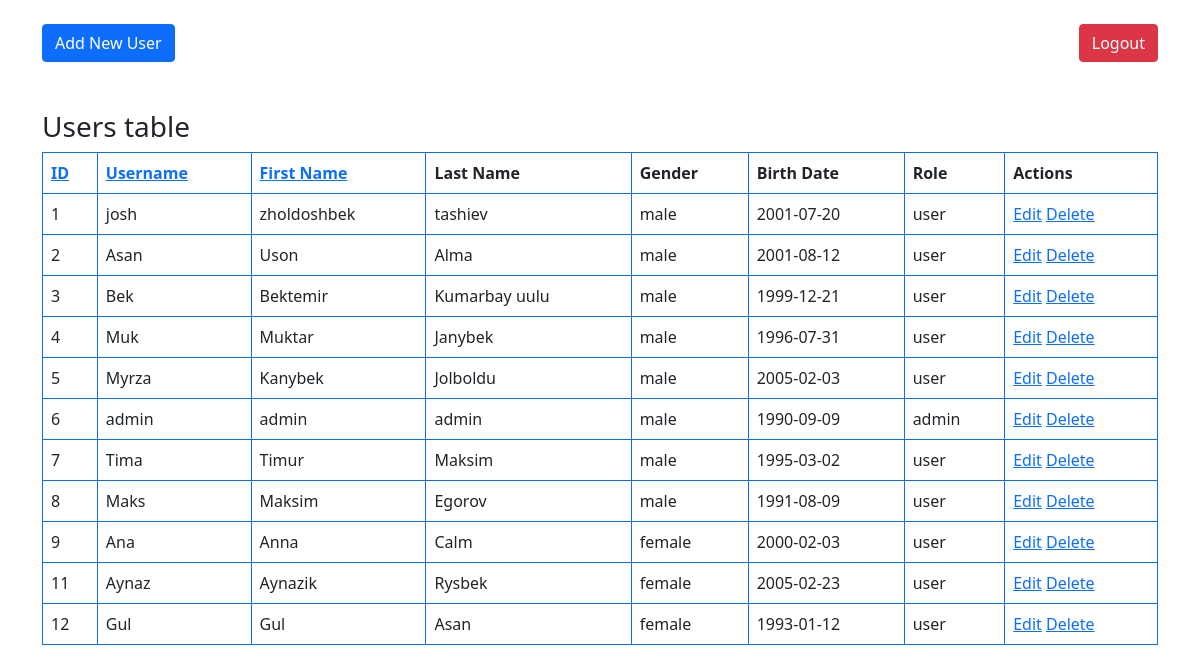
Screenshot of /index.php (signed in) with the database file from the repository.
### tables this page shows
CREATE TABLE `users` (
  `id` int NOT NULL AUTO_INCREMENT,
  `username` varchar(50) NOT NULL,
  `password` varchar(255) NOT NULL,
  `first_name` varchar(50) NOT NULL,
  `last_name` varchar(50) NOT NULL,
  `gender` enum('male','female') NOT NULL,
  `birth_date` date NOT NULL,
  `role` enum('admin','user') DEFAULT 'user',
  PRIMARY KEY (`id`),
  UNIQUE KEY `username` (`username`)
);

### index.php (the view, shortened to what this page needs)
<?php
include('config.php');
$sort = isset($_GET['sort']) ? $_GET['sort'] : 'id';
$order = isset($_GET['order']) ? $_GET['order'] : 'ASC';
$sql = "SELECT * FROM users ORDER BY $sort $order";
$result = $conn->query($sql);
?>
<!doctype html>
<html lang="en">
<head>
    <link href="https://cdn.jsdelivr.net/npm/bootstrap@5.0.2/dist/css/bootstrap.min.css" rel="stylesheet">
</head>
<body>
<div class="container d-flex justify-content-between mt-4">
    <div>
        <a class="btn btn-primary" href="add_user.php">Add New User</a>
    </div>
    <div>
        <a class="btn btn-danger" href="logout.php">Logout</a>
    </div>
</div>
<div class="container mt-5">
    <h3>Users table</h3>
    <table  class="table table-bordered border-primary" border="1">
        <tr>
            <th><a href="?sort=id&order=<?php echo $order == 'ASC' ? 'DESC' : 'ASC'; ?>">ID</a></th>
            <th><a href="?sort=username&order=<?php echo $order == 'ASC' ? 'DESC' : 'ASC'; ?>">Username</a></th>
            <th>
                <a href="?sort=first_name&order=<?php echo $order == 'ASC' ? 'DESC' : 'ASC'; ?>">First Name</a>
            </th>
            <th>Last Name</th>
            <th>Gender</th>
            <th>Birth Date</th>
            <th>Role</th>
            <th>Actions</th>
        </tr>
        <?php while ($row = $result->fetch_assoc()): ?>
            <tr>
                <td><?php echo $row['id']; ?></td>
                <td><?php echo $row['username']; ?></td>
                <td><?php echo $row['first_name']; ?></td>
                <td><?php echo $row['last_name']; ?></td>
                <td><?php echo $row['gender']; ?></td>
                <td><?php echo $row['birth_date']; ?></td>
                <td><?php echo $row['role']; ?></td>
                <td>
                    <a href="edit_user.php?id=<?php echo $row['id']; ?>">Edit</a>
                    <a href="delete_user.php?id=<?php echo $row['id']; ?>" onclick="return confirm('Are you sure?')">Delete</a>
                </td>
            </tr>
        <?php endwhile; ?>
    </table>
</div>
</body>
</html>

### rows the page displays
users: id "1", username "josh", first_name "zholdoshbek", last_name "tashiev", gender "male", birth_date "2001-07-20", role "user"
users: id "2", username "Asan", first_name "Uson", last_name "Alma", gender "male", birth_date "2001-08-12", role "user"
users: id "3", username "Bek", first_name "Bektemir", last_name "Kumarbay uulu", gender "male", birth_date "1999-12-21", role "user"
users: id "4", username "Muk", first_name "Muktar", last_name "Janybek", gender "male", birth_date "1996-07-31", role "user"
users: id "5", username "Myrza", first_name "Kanybek", last_name "Jolboldu", gender "male", birth_date "2005-02-03", role "user"
users: id "6", username "admin", first_name "admin", last_name "admin", gender "male", birth_date "1990-09-09", role "admin"
users: id "7", username "Tima", first_name "Timur", last_name "Maksim", gender "male", birth_date "1995-03-02", role "user"
users: id "8", username "Maks", first_name "Maksim", last_name "Egorov", gender "male", birth_date "1991-08-09", role "user"
users: id "9", username "Ana", first_name "Anna", last_name "Calm", gender "female", birth_date "2000-02-03", role "user"
users: id "11", username "Aynaz", first_name "Aynazik", last_name "Rysbek", gender "female", birth_date "2005-02-23", role "user"
users: id "12", username "Gul", first_name "Gul", last_name "Asan", gender "female", birth_date "1993-01-12", role "user"
